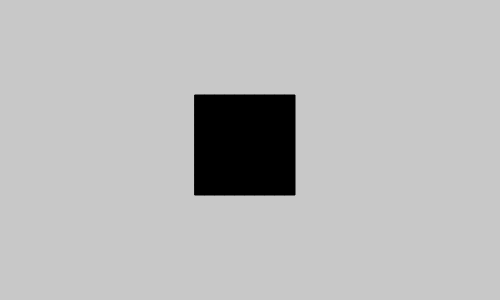
Frame 1 (no input)
Frame 60 (no input): identical to frame 1, image omitted
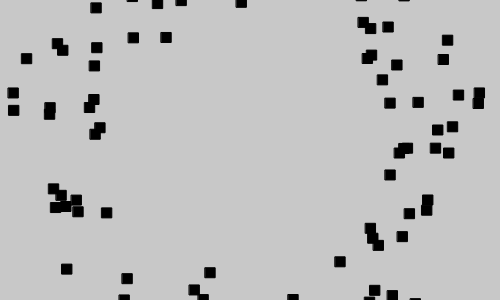
Frame 120 (the mouse pressed at the canvas centre since frame 60)

The p5.js sketch that drew these frames (run headless with seeded random() and noise() and a simulated clock; from frame 60 on, the mouse is pressed at the canvas centre):

// p5.js sketch
// ── sketch.js
// The Nature of Code
// Daniel Shiffman
// http://natureofcode.com

let ps;

function setup() {
  createCanvas(500, 300);
  ps = new ParticleSystem(200, 100, 10);
}

function draw() {
  background(200);

  ps.display();
  ps.update();
}

function mousePressed() {
  ps.shatter();
}
// ── particle.js
// The Nature of Code
// Daniel Shiffman
// http://natureofcode.com

// Simple Particle System

class Particle {

  constructor(x, y, r) {
    this.acceleration = createVector();
    this.velocity = createVector()
    this.velocity.mult(0.5);
    this.position = createVector(x, y);
    this.lifespan = 255.0;
    this.r = r;
  }

  run() {
    this.update();
    this.display();
  }

  applyForce(force) {
    this.acceleration.add(force);
  }

  // Method to update position
  update() {
    this.velocity.add(this.acceleration);
    this.position.add(this.velocity);
    this.acceleration.mult(0);
    this.velocity.mult(0.95);
    this.lifespan -= 2.0;
  }

  // Method to display
  display() {
    stroke(0);
    fill(0);
    rectMode(CENTER);
    rect(this.position.x, this.position.y, this.r, this.r);
  }

  // Is the particle still useful?
  isDead() {
    if (this.lifespan < 0.0) {
      return true;
    } else {
      return false;
    }
  }
}
// ── particlesystem.js
// The Nature of Code
// Daniel Shiffman
// http://natureofcode.com

// Using Generics now!  comment and annotate, etc.

class ParticleSystem {


  constructor(x, y, r) {
    this.particles = [];
    // this.intact = true;
    let rows = 10;
    let cols = 10;
    for (let i = 0; i < rows * cols; i++) {
      this.addParticle(x + (i % cols) * r, y + (floor(i / rows)) * r, r);
    }
  }

  addParticle(x, y, r) {
    this.particles.push(new Particle(x, y, r));
  }

  display() {
    for (let particle of this.particles) {
      particle.display();
    }
  }

  shatter() {
    for (let particle of this.particles) {
      let force = p5.Vector.random2D();
      force.mult(10);
      particle.applyForce(force);
    }
    // this.intact = false;
  }

  update() {
    for (let particle of this.particles) {
      particle.update();
    }
  }
}
